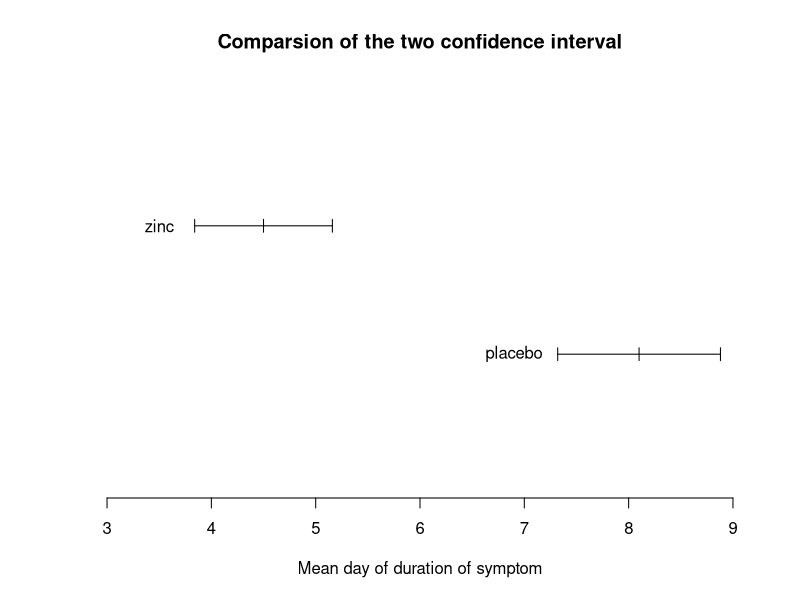
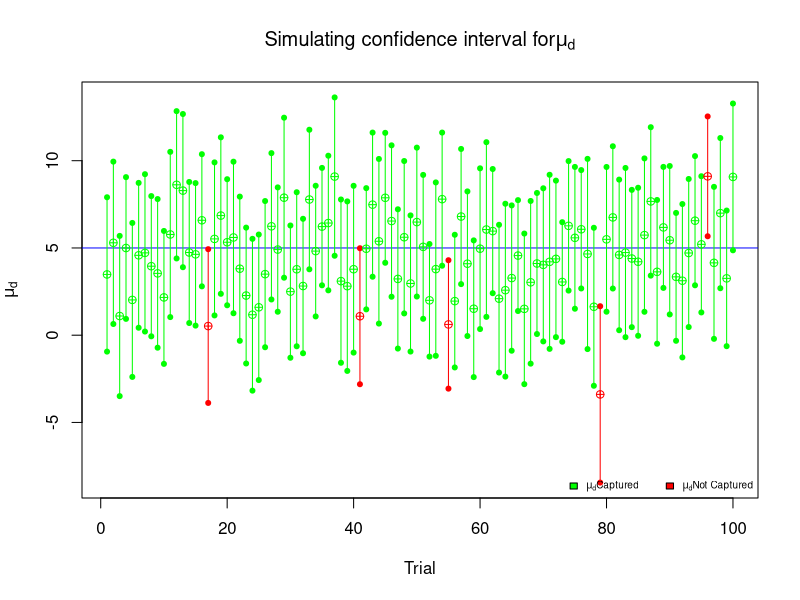

Recreate these plots in R, in order.
## ---- chunk 1
2/sqrt(100)
## ---- chunk 2
2/sqrt(64)
## ---- chunk 3
sqrt((2^2)/100+(2^2)/64)
## ---- chunk 4
xbar1=4.5
se1=1.6/sqrt(25)
t1=2.06 #以n-1=24,根據查表得知
ci.lower=xbar1-t1*se1
ci.high=xbar1+t1*se1
ci.lower;ci.high
## ---- chunk 5
xbar2=8.1
se2=1.8/sqrt(23)
t2=2.07 #以df=22,根據查表得知
ci.lower2=xbar2-t2*se2
ci.high2=xbar2+t2*se2
ci.lower2;ci.high2
## ---- chunk 6
plot(c(0,3),type='n',xlim=c(3,9),xlab='Mean day of duration of symptom',ylab='',axes=F,
     main='Comparsion of the two confidence interval')

lines(c(3.84,5.16),c(2,2))
text(3.5,2,labels='zinc')
lines(c(3.84,3.84),c(1.95,2.05))
lines(c(5.16,5.16),c(1.95,2.05))
lines(c(4.5,4.5),c(1.95,2.05))

lines(c(7.32,8.88),c(1,1))
text(6.9,1,labels='placebo')
lines(c(7.32,7.32),c(0.95,1.05))
lines(c(8.88,8.88),c(0.95,1.05))
lines(c(8.1,8.1),c(0.95,1.05))

axis(1)
## ---- chunk 7
dbar=1.8
se=2.1/sqrt(20)
t=2.09 #以df=19,confidence level is95%,根據查表得知
ci.lower=dbar-t*se
ci.high=dbar+t*se
ci.lower;ci.high
## ---- chunk 8
exer_t<-c(62,72,60,63,75,64,60,52,64,80,68,64)
exer_f<-c(72,84,66,72,62,84,76,60)
t.test(exer_f,exer_t,alternative="two.sided",paired = F,var.equal = F,conf.level = 0.95)
## ---- chunk 9
t.test(exer_f,exer_t,alternative="two.sided",paired = F,var.equal = T,conf.level = 0.95)
## ---- chunk 10
sd(exer_t)
sd(exer_f)
## ---- chunk 11
sqrt(22.64^2/16+12.04^2/16)
## ---- chunk 12
t=2.07 #藉由查表df=22 under 95%confidence level
se=sqrt(22.64^2/16+12.04^2/16)
mean=113.75-99.87
ci.lower=mean-t*se
ci.high=mean+t*se
ci.lower;ci.high
## ---- chunk 13
d<-c(22,19,18,17,15,16,16,20,17,15,17,17,14,20,26)
nd<-c(18,15,13,16,17,16,14,16,20,15,17,17,16,18,25)
t.test(d,nd,alternative="two.sided",paired = T,var.equal = F,conf.level = 0.90)
## ---- chunk 14
Simd_CI<-function(n,mu1 ,sd1,mu2 ,sd2,m,conf.level){
  
  prob<-(1-conf.level)/2
  t.value=qt(prob,df=n-1,lower.tail=FALSE)
  
  mean.x=c()
  se.x=c()
  
  CI.half=c()
  CI.Up=c()
  CI.Lower=c()
  Check=c()
  
  #Mumeanltiple sampling
  for (i in 1:m){
    
    #one sampling
    x1<-rnorm(n,mean=mu1,sd=sd1)
    x2<-rnorm(n,mean=mu2,sd=sd2)
    mean.x[i]<-mean(x1-x2)
    se.x[i]<-sqrt((sd(x1)^2)/n+(sd(x2)^2)/n)
    
    #calculate one confidence interval
    CI.half[i]<-t.value*se.x[i]
    CI.Up[i]<-mean.x[i]+CI.half[i]
    CI.Lower[i]<-mean.x[i]-CI.half[i]
    if(CI.Up[i]>(mu1-mu2) & CI.Lower[i]<(mu1-mu2)) Check[i]<-1 else Check[i]<-0
  }
  
  plot(c(CI.Up,CI.Lower),type="n",pch=19,xlim=c(1,m),xlab="Trial",ylab=expression(mu[d]))  #n=甚麼都不畫
  abline(h=mu1-mu2,col="blue")
  
  #check weather each confidence interval captures the population mean (mu)
  for (i in 1:m){
    if (Check[i]==1){
      points(i, mean.x[i], col="green", pch=10)
      points(i, CI.Up[i], col="green", pch=20)
      points(i, CI.Lower[i], col="green", pch=20)
      lines(c(i,i),c(CI.Lower[i],CI.Up[i]), col="green", pch=19)
      
    }else{
      points(i, mean.x[i], col="red", pch=10)
      points(i, CI.Up[i], col="red", pch=20)
      points(i, CI.Lower[i], col="red", pch=20)
      lines(c(i,i),c(CI.Lower[i],CI.Up[i]), col="red", pch=19)
    }
  }
  
  
  title(expression(paste("Simulating confidence interval for",mu[d])))
  
  legend("bottomright",cex=0.6,bty = "n",ncol = 2,
         c(expression(paste(mu[d],"Captured")),expression(paste(mu[d],"Not Captured"))),
         fill = c("green","red"))
  
  No.Captured = m-sum(Check)
  RESULT = list(Trial=m, Sample.Size=n,
                Population.mean=c(mu1,mu2), Population.sd=c(sd1,sd2),
                Confidence=conf.level,
                No.Captured=No.Captured)
  
  return(RESULT)
}
## ---- chunk 15
Simd_CI(n=30, m=100, mu1=50 ,mu2=45, sd1=5, sd2=10, conf.level=0.95)
